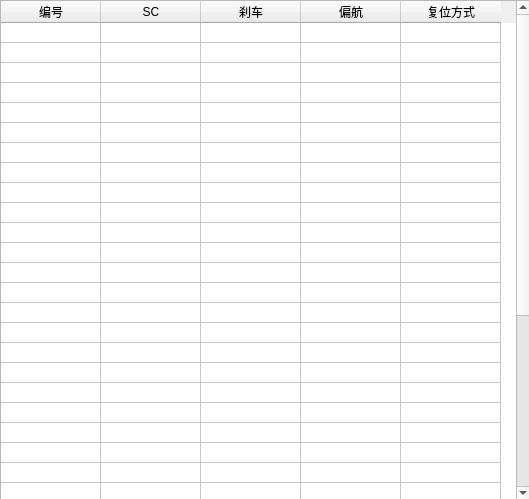
<?xml version="1.0" encoding="UTF-8"?>
<ui version="4.0">
 <class>SCstate</class>
 <widget class="QDialog" name="SCstate">
  <property name="geometry">
   <rect>
    <x>0</x>
    <y>0</y>
    <width>529</width>
    <height>499</height>
   </rect>
  </property>
  <property name="windowTitle">
   <string>Dialog</string>
  </property>
  <widget class="QTableWidget" name="table_SC">
   <property name="geometry">
    <rect>
     <x>0</x>
     <y>0</y>
     <width>531</width>
     <height>501</height>
    </rect>
   </property>
   <property name="sizePolicy">
    <sizepolicy hsizetype="Expanding" vsizetype="Expanding">
     <horstretch>0</horstretch>
     <verstretch>0</verstretch>
    </sizepolicy>
   </property>
   <property name="minimumSize">
    <size>
     <width>531</width>
     <height>0</height>
    </size>
   </property>
   <property name="maximumSize">
    <size>
     <width>531</width>
     <height>751</height>
    </size>
   </property>
   <property name="editTriggers">
    <set>QAbstractItemView::NoEditTriggers</set>
   </property>
   <property name="rowCount">
    <number>36</number>
   </property>
   <attribute name="horizontalHeaderVisible">
    <bool>true</bool>
   </attribute>
   <attribute name="horizontalHeaderCascadingSectionResizes">
    <bool>true</bool>
   </attribute>
   <attribute name="verticalHeaderVisible">
    <bool>false</bool>
   </attribute>
   <attribute name="verticalHeaderCascadingSectionResizes">
    <bool>false</bool>
   </attribute>
   <attribute name="verticalHeaderDefaultSectionSize">
    <number>20</number>
   </attribute>
   <attribute name="verticalHeaderShowSortIndicator" stdset="0">
    <bool>false</bool>
   </attribute>
   <attribute name="verticalHeaderStretchLastSection">
    <bool>false</bool>
   </attribute>
   <row/>
   <row/>
   <row/>
   <row/>
   <row/>
   <row/>
   <row/>
   <row/>
   <row/>
   <row/>
   <row/>
   <row/>
   <row/>
   <row/>
   <row/>
   <row/>
   <row/>
   <row/>
   <row/>
   <row/>
   <row/>
   <row/>
   <row/>
   <row/>
   <row/>
   <row/>
   <row/>
   <row/>
   <row/>
   <row/>
   <row/>
   <row/>
   <row/>
   <row/>
   <row/>
   <row/>
   <column>
    <property name="text">
     <string>编号</string>
    </property>
   </column>
   <column>
    <property name="text">
     <string>SC</string>
    </property>
   </column>
   <column>
    <property name="text">
     <string>刹车</string>
    </property>
   </column>
   <column>
    <property name="text">
     <string>偏航</string>
    </property>
   </column>
   <column>
    <property name="text">
     <string>复位方式</string>
    </property>
   </column>
  </widget>
 </widget>
 <resources/>
 <connections/>
</ui>
